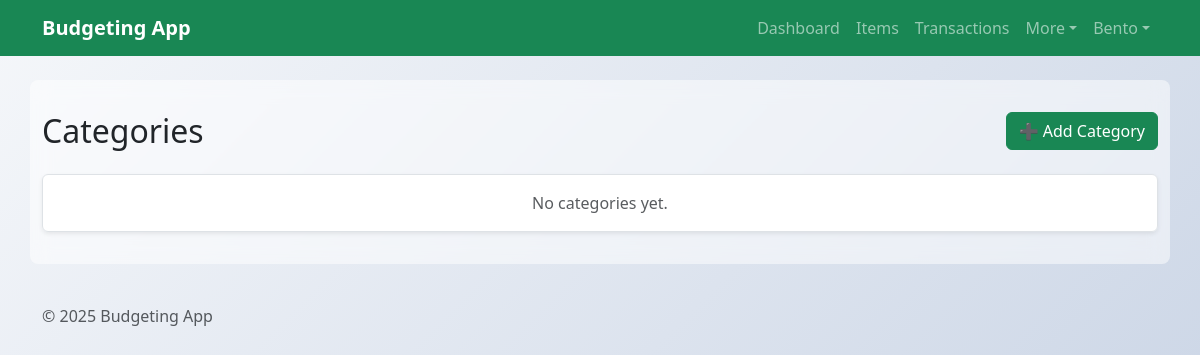
/BudgetingApp/categories/ (signed in), run on an earlier commit of the app's database.
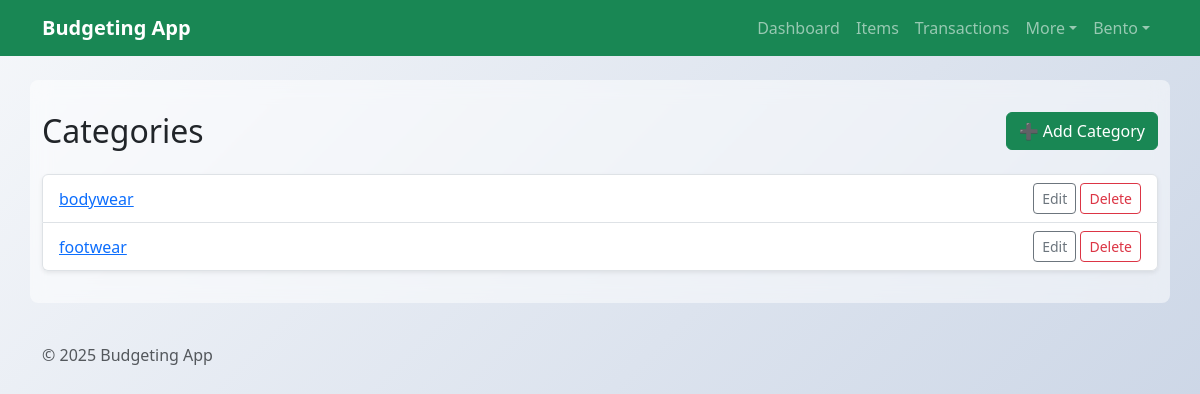
And on a later commit of the database.
### BudgetingApp/models.py (models this page shows, shortened)
class Category(models.Model):
    owner = models.ForeignKey(settings.AUTH_USER_MODEL, on_delete=models.CASCADE, null=True, blank=True, related_name='categories')
    name = models.CharField(max_length=100)

### BudgetingApp/views.py (the view)
# urls.py: path('categories/', views.CategoryListView.as_view(), name='category-list'),
class CategoryListView(LoginRequiredMixin, ListView):
    model = Category
    template_name = 'BudgetingApp/Category_list.html'
    def get_queryset(self):
        return Category.objects.filter(owner=self.request.user)

### BudgetingApp/templates/BudgetingApp/Category_list.html
{% extends 'BudgetingApp/base.html' %}
{% block content %}
<div class="d-flex justify-content-between align-items-center mb-4">
  <h2 class="mb-0">Categories</h2>
  <a class="btn btn-success" href="{% url 'category-add' %}">➕ Add Category</a>
</div>
<div class="list-group shadow-sm">
  {% for cat in object_list %}
    <div class="list-group-item d-flex justify-content-between align-items-center">
      <a href="{% url 'category-detail' cat.pk %}">{{ cat.name }}</a>
      <span>
        <a class="btn btn-sm btn-outline-secondary" href="{% url 'category-edit' cat.pk %}">Edit</a>
        <a class="btn btn-sm btn-outline-danger" href="{% url 'category-delete' cat.pk %}">Delete</a>
      </span>
    </div>
  {% empty %}
    <div class="list-group-item text-center text-muted py-3">No categories yet.</div>
  {% endfor %}
</div>
{% endblock %}

What changed in the data, as far as the page shows it:
added Category: name "bodywear"
added Category: name "footwear"
Also different on the page:
text no longer shown: "No categories yet."
